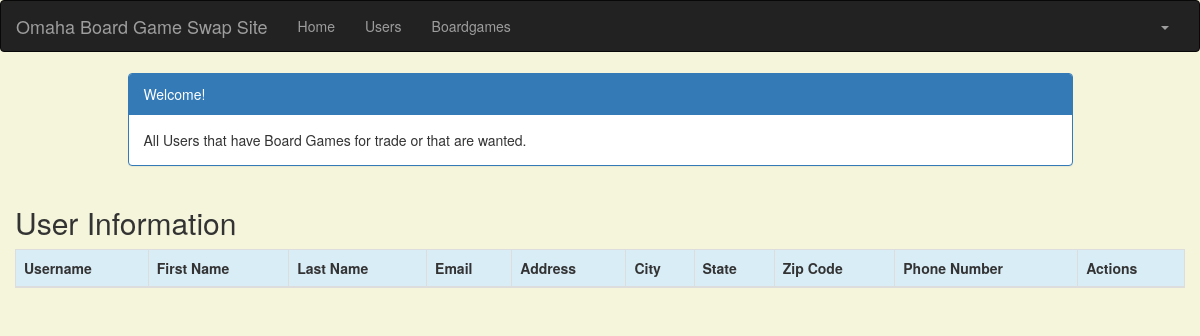
The page /user_list (signed in) on the database as committed earlier.
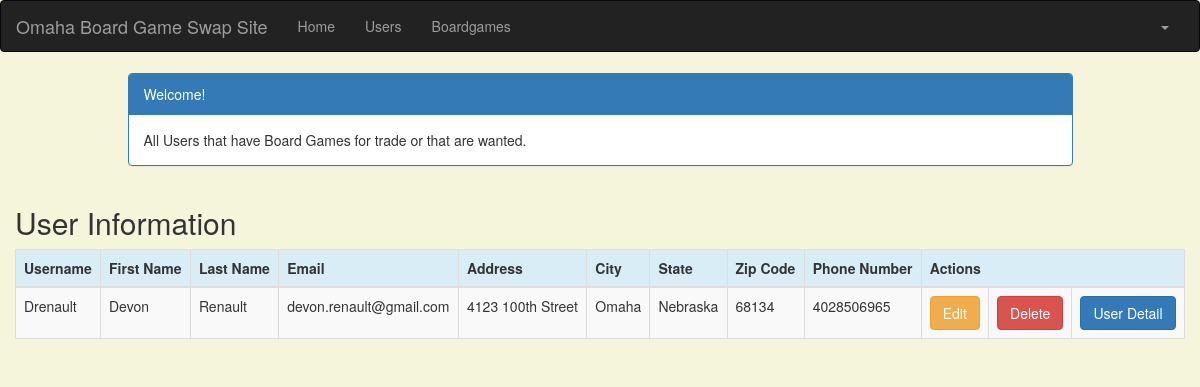
The same page on the database as committed later.
### crm/models.py (models this page shows, shortened)
class User(models.Model):
    user_name = models.CharField(max_length=50)
    user_first_name = models.CharField(max_length=50)
    user_last_name = models.CharField(max_length=100)
    user_email = models.EmailField(max_length=100)
    address = models.CharField(max_length=200)
    city = models.CharField(max_length=50)
    state = models.CharField(max_length=50)
    zipcode = models.CharField(max_length=10)
    phone_number = models.CharField(max_length=50)
    created_date = models.DateTimeField(default=timezone.now)
    updated_date = models.DateTimeField(auto_now_add=True)

### crm/views.py (the view)
# urls.py: path('user_list', views.user_list, name='user_list'),
@login_required
def user_list(request):
    user = User.objects.filter(created_date__lte=timezone.now())
    return render(request, 'crm/user_list.html',
                  {'users': user})

### templates/crm/user_list.html (shortened to what this page needs)
<!DOCTYPE html>
<html lang="en">
{% extends 'crm/base.html' %}
{% block content %}
    <html>
    <head>
        <link rel="stylesheet" href="https://maxcdn.bootstrapcdn.com/bootstrap/3.3.4/css/bootstrap.min.css">
    </head>
    <body>
    <div class="container">
        <div class="row">
            <div class="col-md-10 col-md-offset-1">
                <div class="panel panel-primary">
                    <div class="panel-heading">Welcome!</div>
                    <div class="panel-body">
                        All Users that have Board Games for trade or that are wanted.
                    </div>
                </div>
            </div>
        </div>
    </div>
    <div class="row">
        <h2 style="padding-left: 15Px">User Information</h2>
    </div>
    <div>
        <table class="table table-striped table-bordered table-hover">
            <thead>
            <tr class="bg-info">
                <th>Username</th>
                <th>First Name</th>
                <th>Last Name</th>
                <th>Email</th>
                <th>Address</th>
                <th>City</th>
                <th>State</th>
                <th>Zip Code</th>
                <th>Phone Number</th>
                <th colspan="3">Actions</th>
            </tr>
            </thead>
            <tbody>
            {% for user in users %}
                <tr>
                    <td>{{ user.user_name }}</td>
                    <td>{{ user.user_first_name }}</td>
                    <td>{{ user.user_last_name }}</td>
                    <td>{{ user.user_email }}</td>
                    <td>{{ user.address }}</td>
                    <td>{{ user.city }}</td>
                    <td>{{ user.state }}</td>
                    <td>{{ user.zipcode }}</td>
                    <td>{{ user.phone_number }}</td>
                    <td><a href="{% url 'crm:user_edit' pk=user.pk %}" class="btn btn-warning">Edit</a>
                    <td><a href="{% url 'crm:user_delete' pk=user.pk %}"
                           onclick="return confirm('Are you sure you want to delete?')"
                           class="btn btn-danger">Delete</a>
                    </td>
                    <td><a href="{% url 'crm:user_detail' pk=user.pk %}"
                           class="btn btn-primary">User Detail</a>
                </tr>
            {% endfor %}
            </tbody>
        </table>
    </div>
    </body>
    </html>
{% endblock %}

Rows that differ between the two databases and show on the page:
added User: user_name "Drenault", user_first_name "Devon", user_last_name "Renault", user_email "devon.renault@gmail.com", address "4123 100th Street", city "Omaha", state "Nebraska", zipcode "68134", phone_number "4028506965"
